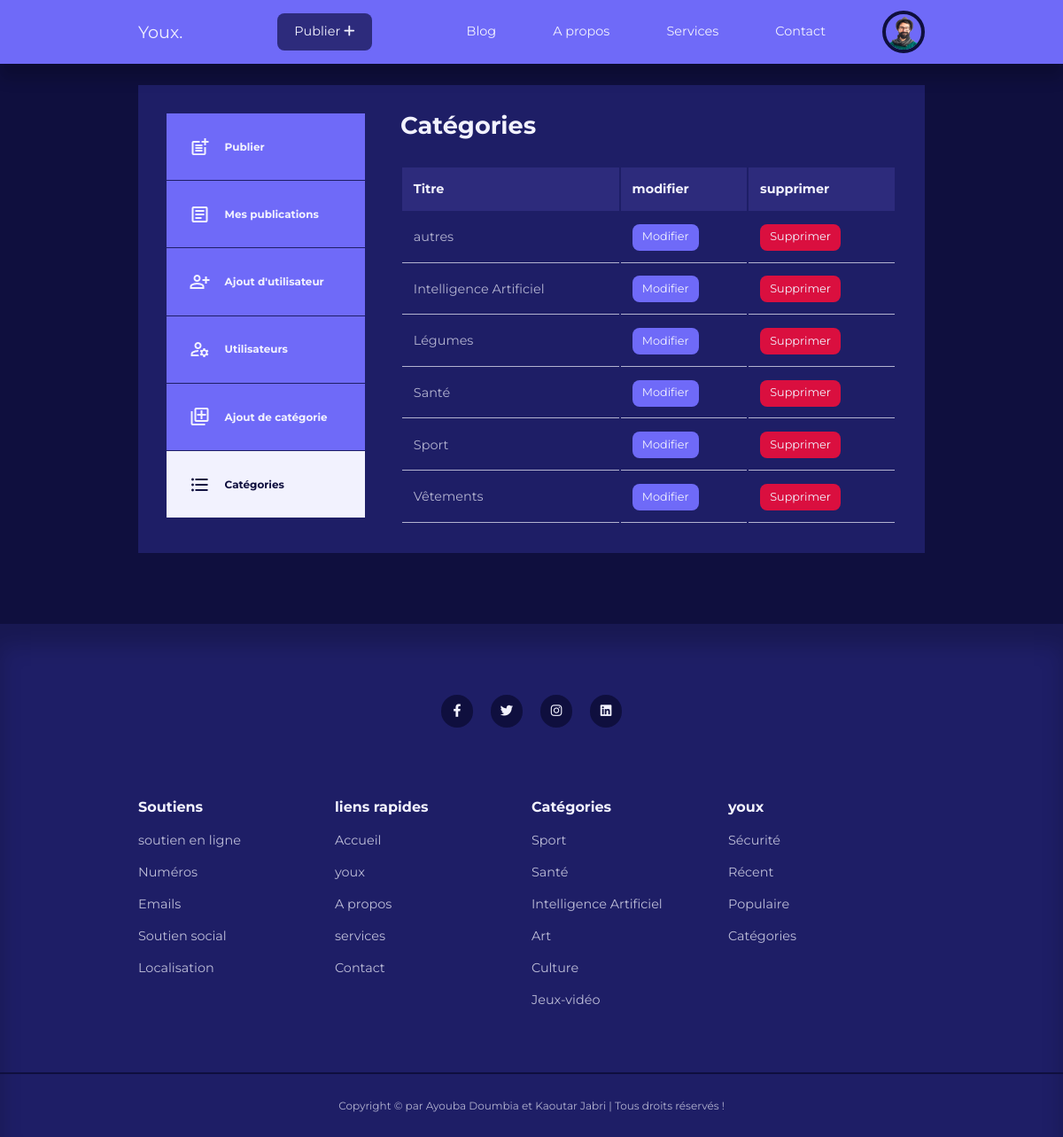
The app's page /admin/manage-categories.php (signed in) with its own data.
### tables this page shows
CREATE TABLE IF NOT EXISTS `users` (
  `id` int NOT NULL AUTO_INCREMENT,
  `firstname` varchar(100) NOT NULL,
  `lastname` varchar(100) NOT NULL,
  `username` varchar(100) NOT NULL,
  `email` varchar(100) NOT NULL,
  `password` varchar(255) NOT NULL,
  `avatar` varchar(100) NOT NULL,
  `is_admin` tinyint(1) NOT NULL,
  PRIMARY KEY (`id`)
);

CREATE TABLE IF NOT EXISTS `categories` (
  `id` int NOT NULL AUTO_INCREMENT,
  `title` varchar(100) NOT NULL,
  `description` text NOT NULL,
  PRIMARY KEY (`id`)
);

### class/Model.php (called while the page is built, shortened)
<?php
require_once('Database.php');
abstract class Model{
    protected $db;
    protected $table_name = null;
    protected $field_id = null;
    public function __construct()
    {
        $this->db = new Database();
    }
    public function findOne(string $id)
    {
        $database_class = $this->db;
        $table = $this->table_name;
        $field__id = $this->field_id;
        $row = $database_class->selectOne("$table","$field__id = $id");
        return($row);
    }
}

### class/Database.php (called while the page is built, shortened)
<?php
class Database
{
    private $host = "localhost";
    private $username = "root";
    private $password = "root";
    private $dbname = "blog_db";
    private static $instance = null;
    private function connect()
    {
        if(self::$instance === null){
            $conn = new \PDO("mysql:host=$this->host;dbname=$this->dbname;charset=utf8;",$this->username,$this->password);
            if($conn){
                return $conn;
            }else{
                die('connexion impossible !');
            }
        }   else{
                return self::$instance;
        }
    }
    public function selectOne(string $table, string $where1 = '', string $where2 = '')
    {
        $conn = $this->connect();
        if($where1 == '' && $where2 == ''){
            $select = $conn->prepare("SELECT * FROM `$table`");
            $select->execute();
        }elseif($where2 == ''){
            $select = $conn->prepare("SELECT * FROM `$table` WHERE $where1");
            $select->execute();
        }else{
            $select = $conn->prepare("SELECT * FROM `$table` WHERE $where1 OR $where2");
            $select->execute();
        }
        if($select){
            $element = $select->fetch(\PDO::FETCH_ASSOC);
            return($element);
        }
    }
    public function selectOrder(string $table,  string $order = ''):array
    {
        $conn = $this->connect();
        if($order == ''){
            $select = $conn->prepare("SELECT * FROM $table");
            $select->execute();
        }else{
            $select = $conn->prepare("SELECT * FROM $table $order");
            $select->execute();
        }
        if($select){
            $element = $select->fetchAll(\PDO::FETCH_ASSOC);
            return($element);
        }
    }
}
?>

### class/Category.php (called while the page is built, shortened)
<?php
require_once('Model.php');
class Category extends Model{
    protected $db;
    protected $table_name = "categories";
    protected $field_title = "title";
    public function categoriesByOrder()
    {
        $database_class = $this->db;
        $field__title = $this->field_title;
        $table = $this->table_name;
        $category = $database_class->selectOrder("$table","ORDER BY $field__title");
        return($category);
    }
}

### admin/manage-categories.php (the view, shortened to what this page needs)
<?php
include('./partials/header.php');
$Category = new Category();
$categories = $Category->categoriesByOrder();
?>
<section class="dashboard">
    <div class="container dashboard__container">
        <?php require('./partials/aside.php'); ?>
        <main>
            <h2>Catégories</h2>
            <?php if(count($categories)>0): ?>
            <table>
                <thead>
                    <tr>
                        <th>Titre</th>
                        <th>modifier</th>
                        <th>supprimer</th>
                    </tr>
                </thead>
                <tbody>
                    <?php foreach($categories as $categorie): ?>
                        <?php $title = $categorie['title']; ?>
                    <tr>
                        <td><?= $title ?></td>
                        <td><a href="<?= ROOT_URL ?>admin/edit-category.php?update=<?= $categorie['id']; ?>" class='btn sm'>Modifier</a></td>
                        <td><a href="<?= ROOT_URL ?>admin/delete-category.php?delete=<?= $categorie['id']; ?>" class='btn sm danger' onclick='return confirm("Voulez-vous vraiment supprimer la catégorie <?= $title ?>?");'>Supprimer</a></td>
                    </tr>
                    <?php endforeach ?>
                </tbody>
            </table>
            <?php else: ?>
                <div class="alert__message success">
                    <p>Aucune catégorie trouvé pour le moment.🙂</p>
                </div>
            <?php endif?>
        </main>
    </div>
</section>
<?php include('../partials/footer.php'); ?>

### admin/partials/header.php (shortened to what this page needs)
<?php
$Users = new Users();
if (isset($_SESSION['user-id'])) {
    $id = filter_var($_SESSION['user-id'], FILTER_SANITIZE_NUMBER_INT);
    $user = $Users->findOne($id);
}
?>
<!DOCTYPE html>
<html lang="fr">
<head>
    <link rel="stylesheet" href="https://cdnjs.cloudflare.com/ajax/libs/font-awesome/6.1.1/css/all.min.css">
    <link rel="stylesheet" href="../css/component.css">
    <link rel="stylesheet" href="../css/style.css">
</head>
<body>
    <nav>
        <div class="container nav__container">
            <a href="<?= ROOT_URL ?>home.php" class="nav__logo">Youx<span>.</span></a>
            <a class="btn dark" href="<?= ROOT_URL ?>admin/add-post.php">Publier <i class="fa-sharp fa-solid fa-plus"></i></a>
            <ul class="nav__ul">
                <li><a href="<?= ROOT_URL ?>blog.php" <?php if ($_SERVER['SCRIPT_NAME'] === '/TP/blog.php'):?> class="active"<?php endif ?>>Blog</a></li>
                <li><a href="<?= ROOT_URL ?>about.php" <?php if ($_SERVER['SCRIPT_NAME'] === '/TP/about.php'):?> class="active"<?php endif ?>>A propos</a></li>
                <li><a href="<?= ROOT_URL ?>services.php" <?php if ($_SERVER['SCRIPT_NAME'] === '/TP/services.php'):?> class="active"<?php endif ?>>Services</a></li>
                <li><a href="<?= ROOT_URL ?>contact.php" <?php if ($_SERVER['SCRIPT_NAME'] === '/TP/contact.php'):?> class="active"<?php endif ?>>Contact</a></li>
                <?php if(isset($_SESSION['user-id'])) :?>
                    <li class="nav__profile">
                    <div class="avatar">
                        <img src="<?= ROOT_URL . 'images/' . $user['avatar'] ?>" alt="user profile image">
                    </div>
                    </li>
                <?php else : ?>
                <li><a href="<?= ROOT_URL ?>signin.php">Connexion</a></li>
                <?php endif ?>
            </ul>
        </div>
    </nav>

### css/component.css (style rules this page uses)
:root { --color-primary: #6f6af8; --color-primary-light: hsl(242, 91%, 69%, 18%); --color-primary-variant: #5854c7; --color-red: #da0f3f; --color-red-light: hsl(346, 87%, 46%, 15%); --color-green: #00c476; --color-green-light: hsl(156, 100%, 38%, 15%); --color-gray-900: #1e1e66; --color-gray-700: #2d2b7c; --color-gray-300: rgba(242, 242, 254, 0.3); --color-gray-200: rgba(242, 242, 254, 0.7); --color-white: #f2f2fe; --color-bg: #0f0f3e; --color-black:#000; --transition: all .3s ease; --container-width-lg: 74%; --container-width-md: 88%; --form-width: 40%; --card-border-radius-1: 0.3rem; --card-border-radius-2: 0.5rem; --card-border-radius-3: 0.8rem; --card-border-radius-4: 2rem; --card-border-radius-5: 5rem; }
* { margin: 0; padding: 0; outline: none; border: 0; text-decoration: none; list-style: none; box-sizing: border-box; }
body { font-family: 'Montserrat', sans-serif; line-height: 1.6; color: var(--color-gray-200); overflow-x: hidden; background-color: var(--color-bg); font-size: 0.9rem; }
.container { width: var(--container-width-lg); max-width: 1800px; margin: 0 auto; }
section { margin-top: 3rem; width: 100vw; position: relative; }
h1, h2, h3, h4, h5 { color: var(--color-white); line-height: 1.3; }
h2 { font-size: 1.7rem; margin: 1rem 0; }
a { color: var(--color-white); transition: var(--transition); }
img { display: block; width: 100%; }
.btn { display: inline-block; width: fit-content; padding: 0.6rem 1.2rem; background-color: var(--color-primary); border-radius: var(--card-border-radius-2); cursor: pointer; transition: var(--transition); color: var(--color-white); }
.btn.sm { padding: 0.3rem 0.7rem; font-size: 0.8rem; }
.btn.danger { background-color: var(--color-red); }
.btn.dark { background-color: var(--color-gray-700); }

### css/style.css (style rules this page uses)
nav { background-color: var(--color-primary); width: 100vw; height: 4.5rem; position: fixed; top: 0; z-index: 10; box-shadow: 0 1rem 1rem rgba(0, 0, 0, 0.2); }
.nav__container { height: 100%; display: flex; align-items: center; justify-content: space-between; }
.avatar { width: 3rem; height: 3rem; border-radius: 50%; overflow: hidden; border: 0.3rem solid var(--color-bg); }
.avatar img { width: 100%; height: 100%; }
.nav__logo { font-size: 600; font-size: 1.2rem; }
.nav__ul { display: flex; align-items: center; justify-content: center; gap: 4rem; }
.nav__ul li { transition: all .3s ease; }
.nav__profile { position: relative; cursor: pointer; }
.dashboard { margin-top: 6rem; }
.dashboard__container { display: grid; grid-template-columns: 14rem auto; gap: 1rem; background-color: var(--color-gray-900); padding: 2rem; margin-bottom: 5rem; }
.dashboard main { margin-left: 1.5rem; }
.dashboard main h2 { margin: 0 0 2rem 0; line-height: 1; }
.dashboard main table { width: 100%; text-align: left; }
.dashboard main table th { background-color: var(--color-gray-700); padding: 0.8rem; color: var(--color-white); }
.dashboard main table td { padding: 0.8rem; border-bottom: 1px solid var(--color-gray-200); }

### records on screen
users: avatar (picture)
categories: title "autres"
categories: title "Intelligence Artificiel"
categories: title "Légumes"
categories: title "Santé"
categories: title "Sport"
categories: title "Vêtements"
